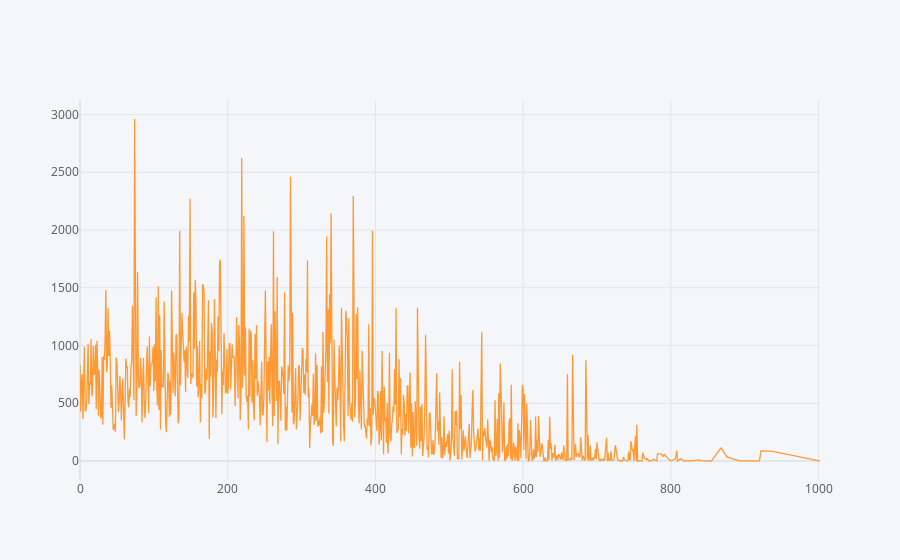

The notebook cell saved with this chart:
### Code cell
# Comments per Team Size
layout = cf.Layout(
    height = 600,width = 800,
    yaxis = dict(title = 'Comments'),
    xaxis = dict(title = 'Team Size'),
    title = 'Comments per Team Size'
)
fig = df.groupby(['users'])['comments'].cumsum().\
    iplot(kind='scatter')

### Figure 1 — Plotly figure (JSON) as saved in the notebook; plotly's stock layout.template omitted (floating-point values rounded to 4 significant figures; data arrays with more than 128 entries replaced by an {"elided": "..."} marker saying what was removed)
{"data": [{"line": {"color": "rgba(255, 153, 51, 1.0)", "dash": "solid", "shape": "linear", "width": 1.3}, "mode": "lines", "name": "comments", "text": "", "type": "scatter", "x": {"elided": "777 int values"}, "y": {"elided": "777 int values"}}], "layout": {"autosize": true, "legend": {"bgcolor": "#F5F6F9", "font": {"color": "#4D5663"}}, "paper_bgcolor": "#F5F6F9", "plot_bgcolor": "#F5F6F9", "title": {"font": {"color": "#4D5663"}}, "xaxis": {"autorange": true, "gridcolor": "#E1E5ED", "range": [0, 1002], "showgrid": true, "tickfont": {"color": "#4D5663"}, "title": {"font": {"color": "#4D5663"}, "text": ""}, "type": "linear", "zerolinecolor": "#E1E5ED"}, "yaxis": {"autorange": true, "gridcolor": "#E1E5ED", "range": [-164.5, 3126.0], "showgrid": true, "tickfont": {"color": "#4D5663"}, "title": {"font": {"color": "#4D5663"}, "text": ""}, "type": "linear", "zerolinecolor": "#E1E5ED"}}}
